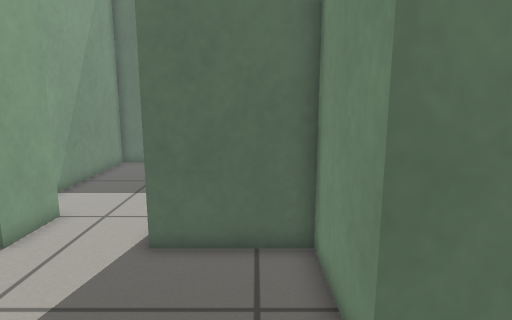
View 1 (above)

21 first-person views from a walk through a Gazebo world. The camera is 0.75 m above the floor, tilts 10° down and sees 75° across. The floor is counted in squares, 0.2 m on a side. Each view is taken from the middle of a square. On the plan, view 1 faces up. The plan holds only what a view shows up to about 20 squares ahead; the rest is blank.

View 2
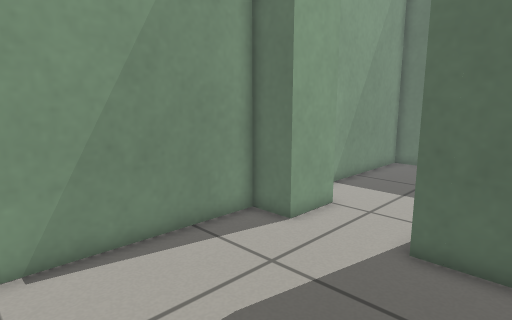

View 3
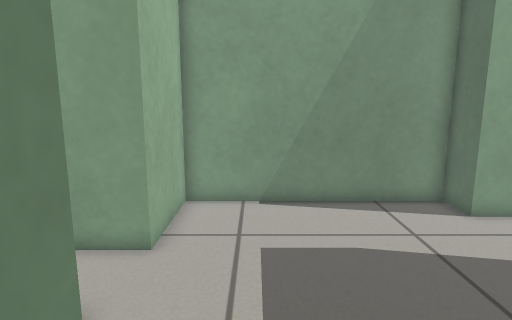

View 4
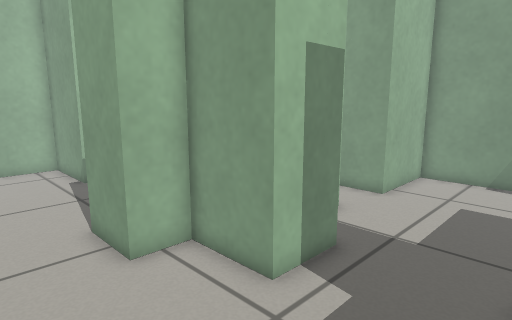

View 5
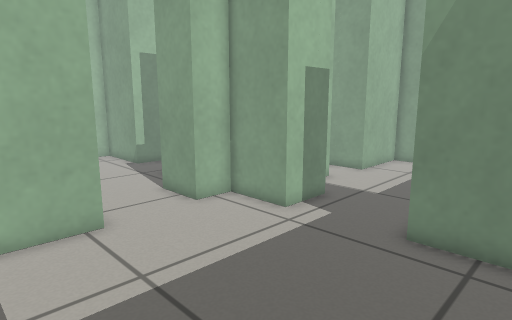

View 6
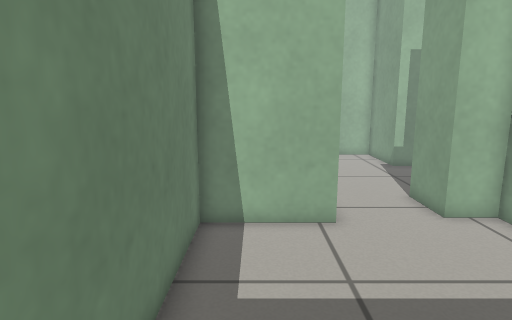

View 7
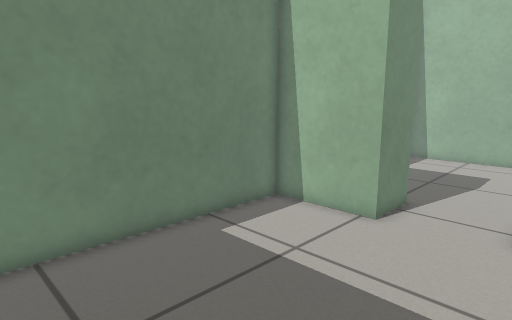

View 8
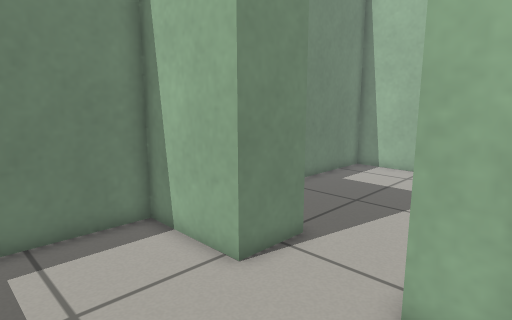

View 9
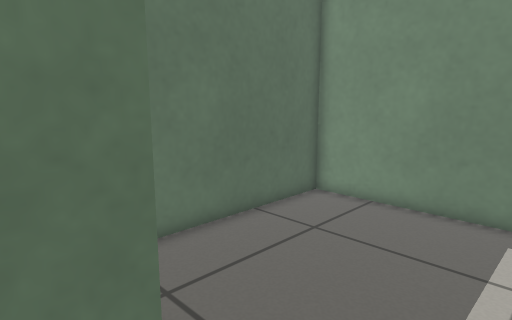

View 10
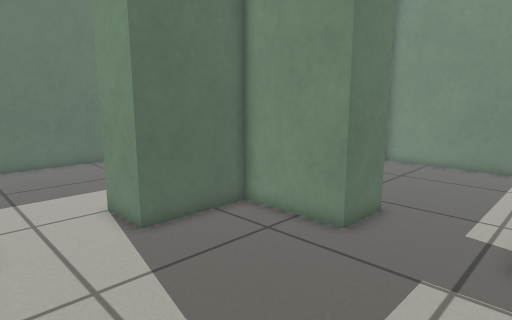

View 11
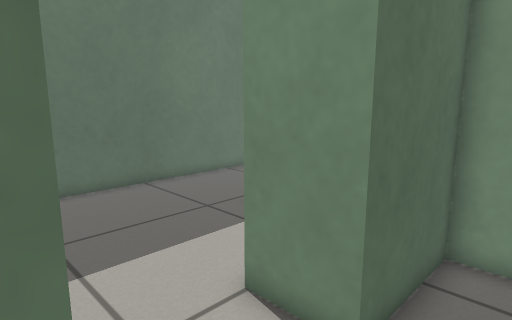

View 12
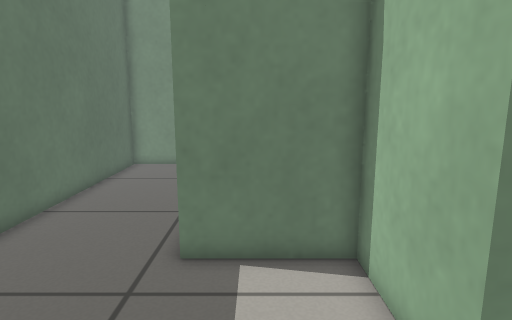

View 13
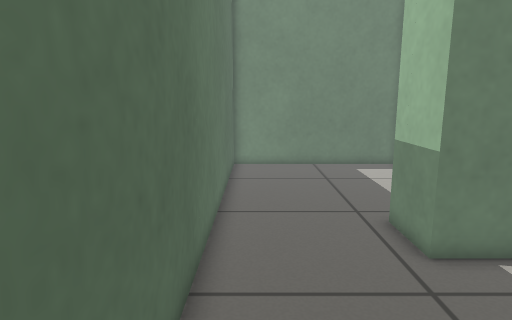

View 14
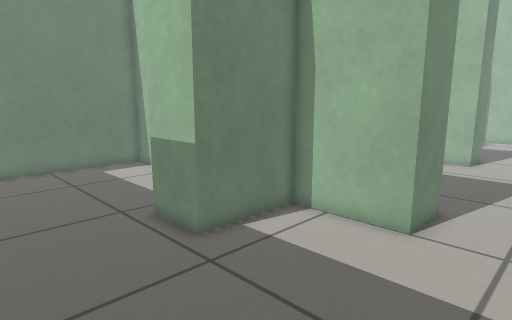

View 15
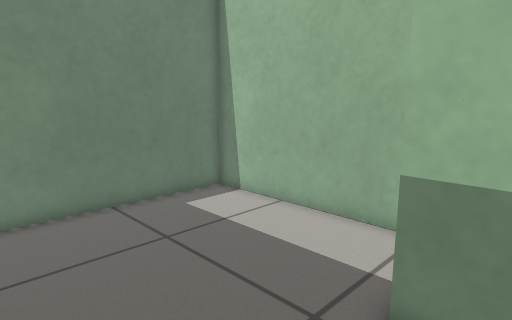

View 16
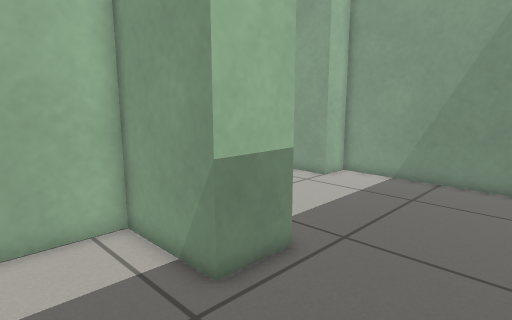

View 17
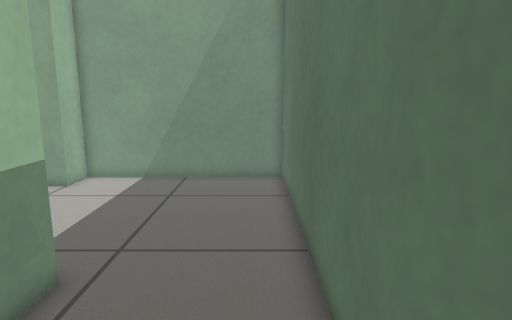

View 18
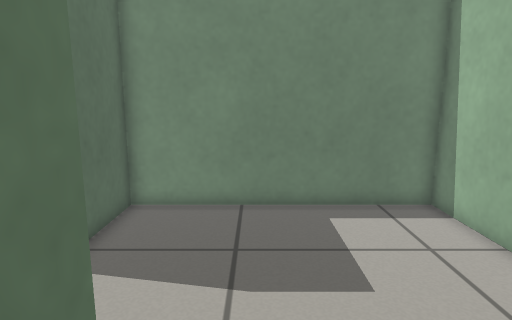

View 19
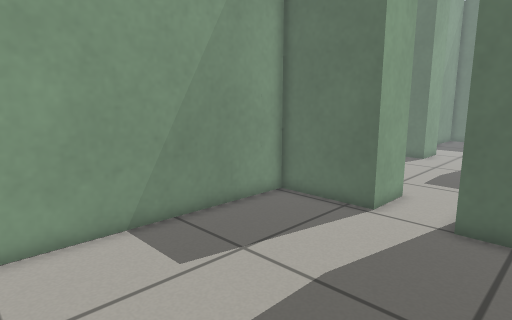

View 20
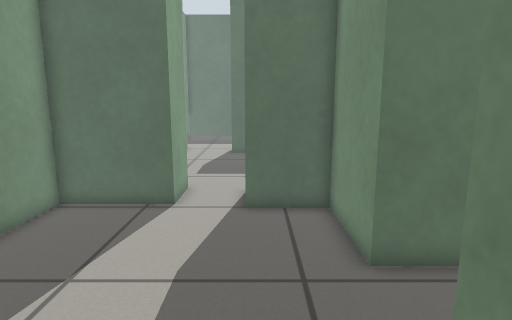

View 21
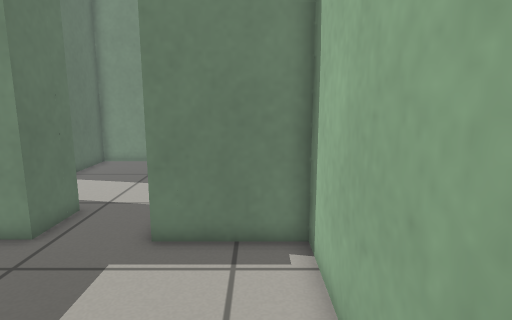

### Floor plan
Ten units are one square. View 1 is at (0, 0); x grows to the right and y downward. Boxes are objects, and circles mark ways between rooms. Rooms are numbered by the first view taken in them; rooms with no view inside come last. Other rooms are left out.
<svg viewBox="-87 -208 229 377">
<path fill="none" stroke="#000" d="M15 4 40 4M-14 21 1 21M40 -38 15 -38 15 -81 -27 -81 -27 -106M-65 -106 -65 -81 -82 -81 -82 17 -40 17M95 29 137 29 137 -81 61 -81M40 4 40 34 59 34M40 -61 40 -38M-27 -106 15 -106 15 -148 40 -148M55 -203 -82 -203 -82 -106 -65 -106M40 -148 40 -106 137 -106 137 -203 55 -203M28 122 40 122M-54 164 15 164 15 121M43 89 15 89 15 46 -14 46 -14 21M-40 17 -40 42 -82 42 -82 141M40 122 40 164 137 164 137 54 104 54M95 55 95 29M59 34 59 59"/>
<circle cx="48" cy="-15" r="3" fill="#2a7"/>
<circle cx="-50" cy="-100" r="3" fill="#2a7"/>
<circle cx="-25" cy="20" r="3" fill="#2a7"/>
<circle cx="80" cy="45" r="3" fill="#2a7"/>
<circle cx="50" cy="-180" r="3" fill="#2a7"/>
<circle cx="45" cy="105" r="3" fill="#2a7"/>
<text x="-20" y="-30">1</text>
<text x="90" y="-20">2</text>
<text x="-20" y="-160">3</text>
<text x="90" y="-150">4</text>
<text x="-30" y="100">5</text>
<text x="90" y="110">6</text>
</svg>
Room 1 opens to room 2. Room 1 opens to room 3. Room 1 opens to room 5. Room 2 opens to room 6. Room 3 opens to room 4. Room 5 opens to room 6.

Where each view was taken, in squares from view 1:
view 1: 0 up, 0 right, facing up
view 2: 0 up, 0 right, facing up-left
view 3: 1 up, 4 right, facing left
view 4: 4 up, 9 right, facing down-left
view 5: 7 up, 13 right, facing down-left
view 6: 7 up, 12 right, facing down
view 7: 7 up, 5 right, facing down-right
view 8: 2 up, 4 right, facing down-right
view 9: 0 up, 2 right, facing up-right
view 10: 1 down, 7 left, facing up-right
view 11: 6 up, 7 left, facing up-right
view 12: 13 up, 6 left, facing right
view 13: 19 up, 6 left, facing right
view 14: 20 up, 6 left, facing down-right
view 15: 20 up, 2 right, facing down-right
view 16: 20 up, 8 right, facing down-left
view 17: 19 up, 8 right, facing left
view 18: 10 down, 2 right, facing right
view 19: 15 down, 1 right, facing up-left
view 20: 16 down, 1 left, facing up
view 21: 15 down, 7 left, facing right
